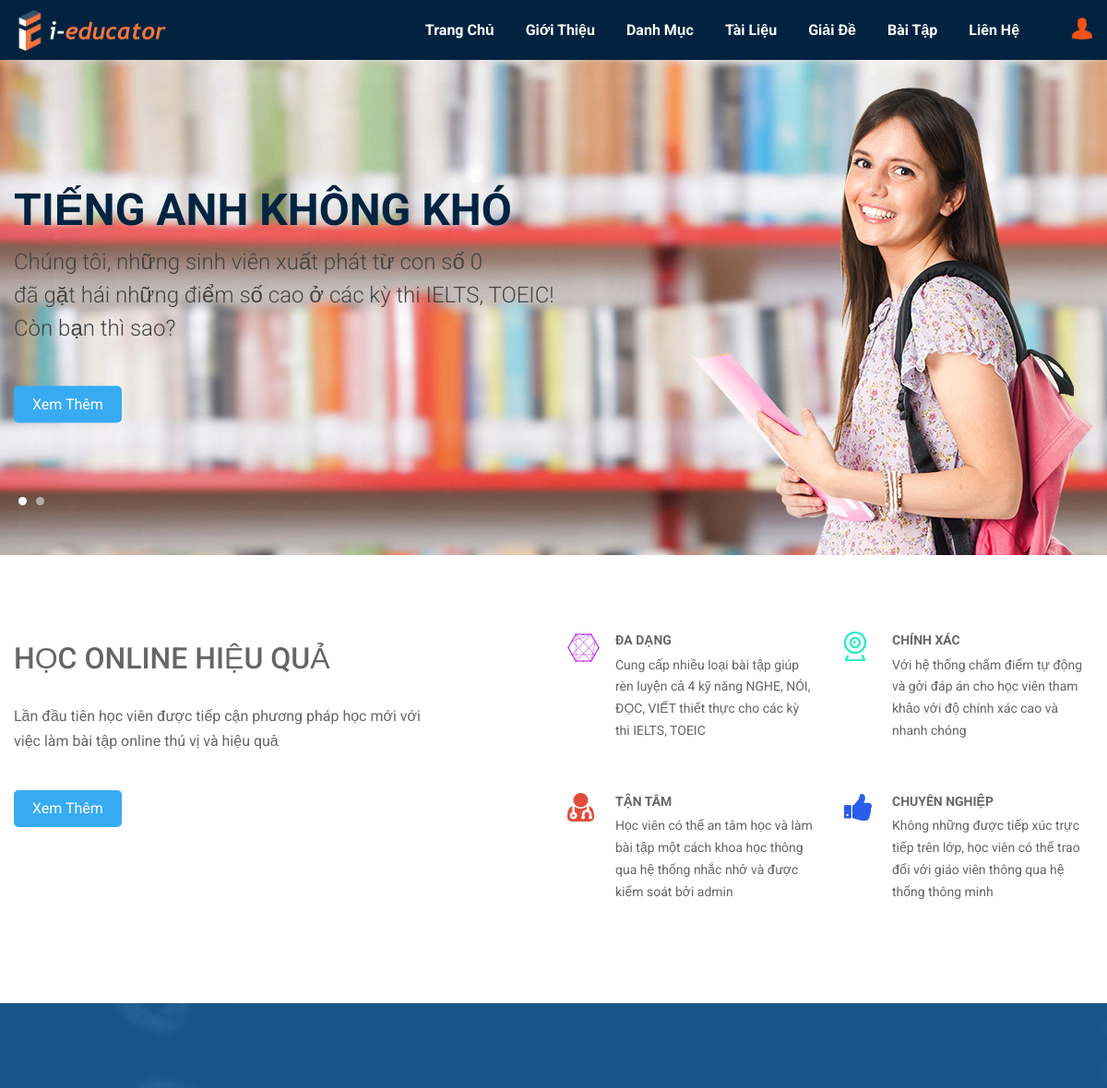
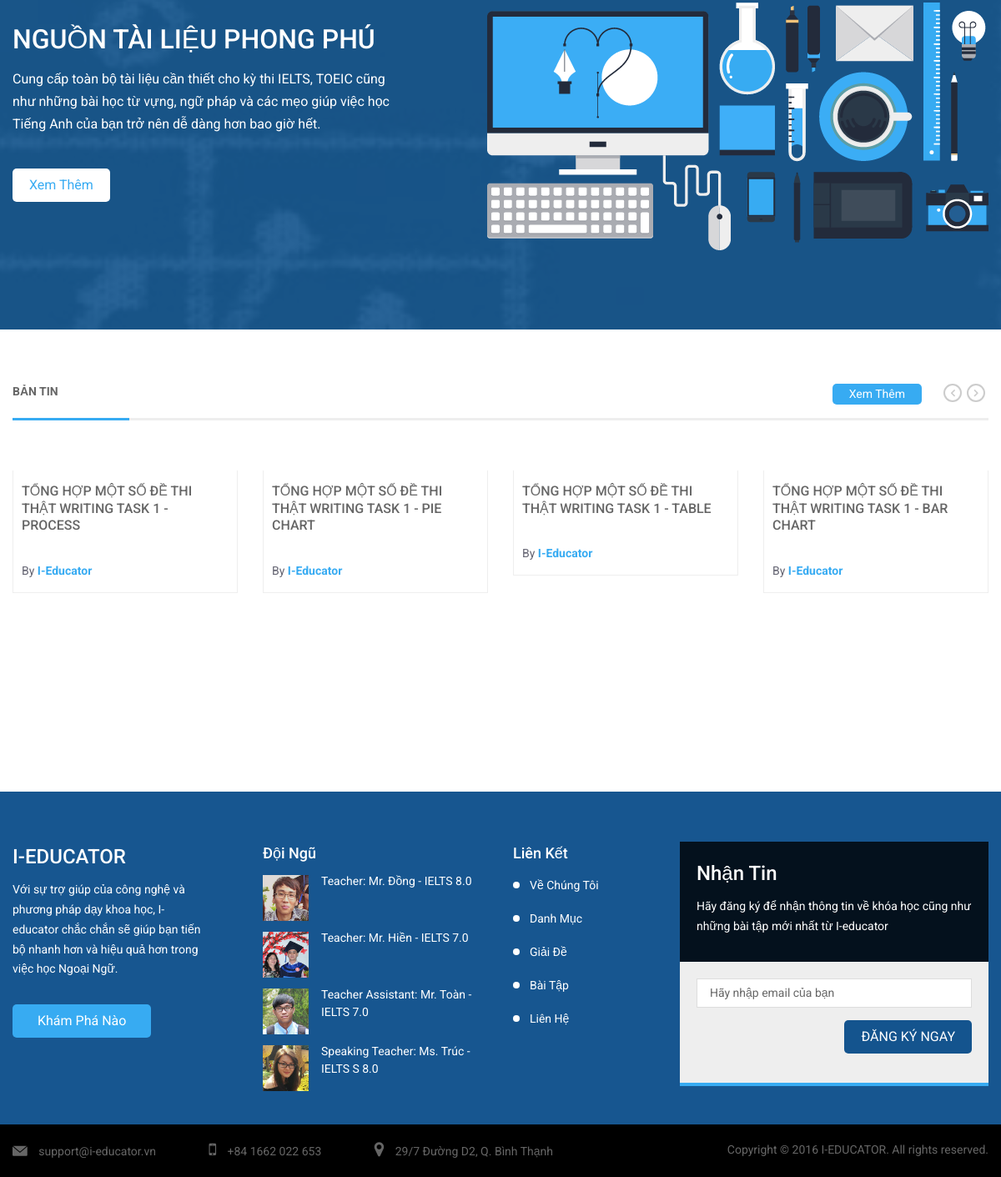
The app's page /trang-chu (signed in) with its own data (2 pictures, top to bottom).
### tables this page shows
CREATE TABLE IF NOT EXISTS `postData` (
  `id` int(10) NOT NULL AUTO_INCREMENT,
  `postLink` varchar(250) NOT NULL,
  `title` varchar(250) NOT NULL,
  `content` longtext NOT NULL,
  `thumbnail` varchar(100) DEFAULT NULL,
  `cat` varchar(100) NOT NULL,
  `timeCreated` datetime NOT NULL,
  PRIMARY KEY (`id`),
  UNIQUE KEY `postLink` (`postLink`)
);

### config.php (called while the page is built, shortened)
<?php
function getRenderedHTML($path, $pageTitle)
{
    $_DEFAULT_PAGE_TITLE = 'Trung tâm luyện thi IELTS, TOEIC - I-EDUCATOR';
    $var=ob_get_contents();
    return $var;
}
?>

### php-slugs.php (called while the page is built, shortened)
<?php
   function stripVN($str) {
    $str = preg_replace("/(à|á|ạ|ả|ã|â|ầ|ấ|ậ|ẩ|ẫ|ă|ằ|ắ|ặ|ẳ|ẵ)/", 'a', $str);
    $str = preg_replace("/(è|é|ẹ|ẻ|ẽ|ê|ề|ế|ệ|ể|ễ)/", 'e', $str);
    $str = preg_replace("/(ì|í|ị|ỉ|ĩ)/", 'i', $str);
    $str = preg_replace("/(ò|ó|ọ|ỏ|õ|ô|ồ|ố|ộ|ổ|ỗ|ơ|ờ|ớ|ợ|ở|ỡ)/", 'o', $str);
    $str = preg_replace("/(ù|ú|ụ|ủ|ũ|ư|ừ|ứ|ự|ử|ữ)/", 'u', $str);
    $str = preg_replace("/(ỳ|ý|ỵ|ỷ|ỹ)/", 'y', $str);
    $str = preg_replace("/(đ)/", 'd', $str);
    $str = preg_replace("/(À|Á|Ạ|Ả|Ã|Â|Ầ|Ấ|Ậ|Ẩ|Ẫ|Ă|Ằ|Ắ|Ặ|Ẳ|Ẵ)/", 'A', $str);
    $str = preg_replace("/(È|É|Ẹ|Ẻ|Ẽ|Ê|Ề|Ế|Ệ|Ể|Ễ)/", 'E', $str);
    $str = preg_replace("/(Ì|Í|Ị|Ỉ|Ĩ)/", 'I', $str);
    $str = preg_replace("/(Ò|Ó|Ọ|Ỏ|Õ|Ô|Ồ|Ố|Ộ|Ổ|Ỗ|Ơ|Ờ|Ớ|Ợ|Ở|Ỡ)/", 'O', $str);
    $str = preg_replace("/(Ù|Ú|Ụ|Ủ|Ũ|Ư|Ừ|Ứ|Ự|Ử|Ữ)/", 'U', $str);
    $str = preg_replace("/(Ỳ|Ý|Ỵ|Ỷ|Ỹ)/", 'Y', $str);
    $str = preg_replace("/(Đ)/", 'D', $str);
    return $str;
}
   function noDiacritics($string)
   {
      $cyrylicFrom = array('А', 'Б', 'В', 'Г', 'Д', 'Е', 'Ё', 'Ж', 'З', 'И', 'Й', 'К', 'Л', 'М', 'Н', 'О', 'П', 'Р', 'С', 'Т', 'У', 'Ф', 'Х', 'Ц', 'Ч', 'Ш', 'Щ', 'Ъ', 'Ы', 'Ь', 'Э', 'Ю', 'Я', 'а', 'б', 'в', 'г', 'д', 'е', 'ё', 'ж', 'з', 'и', 'й', 'к', 'л', 'м', 'н', 'о', 'п', 'р', 'с', 'т', 'у', 'ф', 'х', 'ц', 'ч', 'ш', 'щ', 'ъ', 'ы', 'ь', 'э', 'ю', 'я');
      $cyrylicTo   = array('A', 'B', 'W', 'G', 'D', 'Ie', 'Io', 'Z', 'Z', 'I', 'J', 'K', 'L', 'M', 'N', 'O', 'P', 'R', 'S', 'T', 'U', 'F', 'Ch', 'C', 'Tch', 'Sh', 'Shtch', '', 'Y', '', 'E', 'Iu', 'Ia', 'a', 'b', 'w', 'g', 'd', 'ie', 'io', 'z', 'z', 'i', 'j', 'k', 'l', 'm', 'n', 'o', 'p', 'r', 's', 't', 'u', 'f', 'ch', 'c', 'tch', 'sh', 'shtch', '', 'y', '', 'e', 'iu', 'ia');
      $from = array("Á", "À", "Â", "Ä", "Ă", "Ā", "Ã", "Å", "Ą", "Æ", "Ć", "Ċ", "Ĉ", "Č", "Ç", "Ď", "Đ", "Ð", "É", "È", "Ė", "Ê", "Ë", "Ě", "Ē", "Ę", "Ə", "Ġ", "Ĝ", "Ğ", "Ģ", "á", "à", "â", "ä", "ă", "ā", "ã", "å", "ą", "æ", "ć", "ċ", "ĉ", "č", "ç", "ď", "đ", "ð", "é", "è", "ė", "ê", "ë", "ě", "ē", "ę", "ə", "ġ", "ĝ", "ğ", "ģ", "Ĥ", "Ħ", "I", "Í", "Ì", "İ", "Î", "Ï", "Ī", "Į", "Ĳ", "Ĵ", "Ķ", "Ļ", "Ł", "Ń", "Ň", "Ñ", "Ņ", "Ó", "Ò", "Ô", "Ö", "Õ", "Ő", "Ø", "Ơ", "Œ", "ĥ", "ħ", "ı", "í", "ì", "i", "î", "ï", "ī", "į", "ĳ", "ĵ", "ķ", "ļ", "ł", "ń", "ň", "ñ", "ņ", "ó", "ò", "ô", "ö", "õ", "ő", "ø", "ơ", "œ", "Ŕ", "Ř", "Ś", "Ŝ", "Š", "Ş", "Ť", "Ţ", "Þ", "Ú", "Ù", "Û", "Ü", "Ŭ", "Ū", "Ů", "Ų", "Ű", "Ư", "Ŵ", "Ý", "Ŷ", "Ÿ", "Ź", "Ż", "Ž", "ŕ", "ř", "ś", "ŝ", "š", "ş", "ß", "ť", "ţ", "þ", "ú", "ù", "û", "ü", "ŭ", "ū", "ů", "ų", "ű", "ư", "ŵ", "ý", "ŷ", "ÿ", "ź", "ż", "ž");
      $to   = array("A", "A", "A", "A", "A", "A", "A", "A", "A", "AE", "C", "C", "C", "C", "C", "D", "D", "D", "E", "E", "E", "E", "E", "E", "E", "E", "G", "G", "G", "G", "G", "a", "a", "a", "a", "a", "a", "a", "a", "a", "ae", "c", "c", "c", "c", "c", "d", "d", "d", "e", "e", "e", "e", "e", "e", "e", "e", "g", "g", "g", "g", "g", "H", "H", "I", "I", "I", "I", "I", "I", "I", "I", "IJ", "J", "K", "L", "L", "N", "N", "N", "N", "O", "O", "O", "O", "O", "O", "O", "O", "CE", "h", "h", "i", "i", "i", "i", "i", "i", "i", "i", "ij", "j", "k", "l", "l", "n", "n", "n", "n", "o", "o", "o", "o", "o", "o", "o", "o", "o", "R", "R", "S", "S", "S", "S", "T", "T", "T", "U", "U", "U", "U", "U", "U", "U", "U", "U", "U", "W", "Y", "Y", "Y", "Z", "Z", "Z", "r", "r", "s", "s", "s", "s", "B", "t", "t", "b", "u", "u", "u", "u", "u", "u", "u", "u", "u", "u", "w", "y", "y", "y", "z", "z", "z");
      $from = array_merge($from, $cyrylicFrom);
      $to   = array_merge($to, $cyrylicTo);
      $string = stripVN($string);
      $newstring=str_replace($from, $to, $string);
      return $newstring;
   }
   function makeSlugs($string, $maxlen=0)
   {
      $newStringTab=array();
      $string=strtolower(noDiacritics($string));
      if(function_exists('str_split'))
      {
         $stringTab=str_split($string);
      }
      else
      {
         $stringTab=my_str_split($string);
      }
      $numbers=array("0","1","2","3","4","5","6","7","8","9","-");
      foreach($stringTab as $letter)
      {
         if(in_array($letter, range("a", "z")) || in_array($letter, $numbers))
         {
            $newStringTab[]=$letter;
         }
         elseif($letter==" ")
         {
            $newStringTab[]="-";
         }
      }
      if(count($newStringTab))
      {
         $newString=implode($newStringTab);
         $newString = removeDuplicates('--', '-', $newString);
      }
      else
      {
         $newString='';
      }
      return $newString;
   }
   function removeDuplicates($sSearch, $sReplace, $sSubject)
   {
      $i=0;
      do{
         $sSubject=str_replace($sSearch, $sReplace, $sSubject);
         $pos=strpos($sSubject, $sSearch);
      }while($pos!==false);
      return $sSubject;
   }
?>

### trang-chu.php (the view, shortened to what this page needs)
<?php
require_once 'config.php';
require_once 'php-slugs.php';
echo getRenderedHTML('_header.php','');
?>
    <section class="slide" style="background-image: url(images/homeslider/bg.jpg)">
        <div class="container">
            <div class="slide-cn" id="slide-home">
                <div class="slide-item">
                    <div class="item-inner">
                        <div class="text">
                            <h2>TIẾNG ANH KHÔNG KHÓ</h2>
                            <p>Chúng tôi, những sinh viên xuất phát từ con số 0<br> đã gặt hái những điểm số cao ở các kỳ thi IELTS, TOEIC!<br> Còn bạn thì sao?
                            </p>
                            <div class="group">
                                <a href="gioi-thieu" class="mc-btn btn-style-1">Xem Thêm</a>
                            </div>
                        </div>
                        <div class="img">
                            <img src="images/homeslider/img-thumb.png" alt="">
                        </div>
                    </div>
                </div>
            </div>
        </div>
    </section>
    <section id="mc-section-1" class="mc-section-1 section">
        <div class="container">
            <div class="row">
                <div class="col-md-5">
                    <div class="mc-section-1-content-1">
                        <h2 class="big">HỌC ONLINE HIỆU QUẢ</h2>
                        <p class="mc-text">Lần đầu tiên học viên được tiếp cận phương pháp học mới với việc làm bài tập online thú vị và hiệu quả</p>
                        <a href="gioi-thieu" class="mc-btn btn-style-1">Xem Thêm</a>
                    </div>
                </div>
                <div class="col-md-6 col-lg-offset-1">
                    <div class="row">
                        <div class="col-sm-6">
                            <div class="featured-item">
                                <i class="icon icon-featured-1"></i>
                                <h4 class="title-box text-uppercase">ĐA DẠNG</h4>
                                <p>Cung cấp nhiều loại bài tập giúp rèn luyện cả 4 kỹ năng NGHE, NÓI, ĐỌC, VIẾT thiết thực cho các kỳ thi IELTS, TOEIC </p>
                            </div>
                        </div>
                        <div class="col-sm-6">
                            <div class="featured-item">
                                <i class="icon icon-featured-2"></i>
                                <h4 class="title-box text-uppercase">CHÍNH XÁC</h4>
                                <p> Với hệ thống chấm điểm tự động và gởi đáp án cho học viên tham khảo với độ chính xác cao và nhanh chóng</p>
                            </div>
                        </div>
                        <div class="col-sm-6">
                            <div class="featured-item">
                                <i class="icon icon-featured-3"></i>
                                <h4 class="title-box text-uppercase">TẬN TÂM</h4>
                                <p>Học viên có thể an tâm học và làm bài tập một cách khoa học thông qua hệ thống nhắc nhở và được kiểm soát bởi admin</p>
                            </div>
                        </div>
                        <div class="col-sm-6">
                            <div class="featured-item">
                                <i class="icon icon-featured-4"></i>
                                <h4 class="title-box text-uppercase">CHUYÊN NGHIỆP</h4>
                                <p> Không những được tiếp xúc trực tiếp trên lớp, học viên có thể trao đổi với giáo viên thông qua hệ thống thông minh</p>
                            </div>
                        </div>
                    </div>
                </div>
            </div>
        </div>
    </section>
    <section id="mc-section-2" class="mc-section-2 section">
        <div class="container">
            <div class="section-2-content">
                <div class="row">
                    <div class="col-md-5">
                        <div class="ct">
                            <h2 class="big">NGUỒN TÀI LIỆU PHONG PHÚ</h2>
                            <p class="mc-text">Cung cấp toàn bộ tài liệu cần thiết cho kỳ thi IELTS, TOEIC cũng như những bài học từ vựng, ngữ pháp và các mẹo giúp việc học Tiếng Anh của bạn trở nên dễ dàng hơn bao giờ hết.</p>
                            <a href="/danh-muc/tat-ca/" class="mc-btn btn-style-3">Xem Thêm</a>
                        </div>
                    </div>
                    <div class="col-md-7">
                        <div class="image">
                            <img src="images/image.png" alt="">
                        </div>
                    </div>
                </div>
            </div>
        </div>
    </section>
    <section id="mc-section-3" class="mc-section-3 section">
        <div class="container">
            <div class="feature-course">
                <h4 class="title-box text-uppercase">Bản Tin</h4>
                <a href="/danh-muc/tat-ca/" class="all-course mc-btn btn-style-1">Xem Thêm</a>
                <div class="row">
                    <div class="feature-slider">
                    <?php
                    $sql = "SELECT * FROM postData ORDER BY timeCreated DESC LIMIT 8";
                    $result = mysql_query($sql, $conn);
                    if (mysql_num_rows($result) > 0) {
                        while($row = mysql_fetch_assoc($result)){
                    ?>
                        <div class="mc-item mc-item-1">
                            <div class="image-heading">
                            </div>
                            <div class="content-item">
                                <h4><a href="<?php echo '/danh-muc/'.$row['cat'].'/'.makeSlugs($row['title'])?>"><?php echo $row["title"]?></a></h4>
                                <div class="name-author">
                                    By <a href="javascript:void(0)">I-Educator</a>
                                </div>
                            </div>
                        </div>
                    <?php
                        }
                    }
                    ?>
                    </div>
                </div>
            </div>
        </div>
    </section>
<?php echo getRenderedHTML('_footer.php', null) ?>

### records on screen
postdata: title "TỔNG HỢP MỘT SỐ ĐỀ THI THẬT WRITING TASK 1 - PROCESS"
postdata: title "TỔNG HỢP MỘT SỐ ĐỀ THI THẬT WRITING TASK 1 - PIE CHART"
postdata: title "TỔNG HỢP MỘT SỐ ĐỀ THI THẬT WRITING TASK 1 - TABLE"
postdata: title "TỔNG HỢP MỘT SỐ ĐỀ THI THẬT WRITING TASK 1 - BAR CHART"
